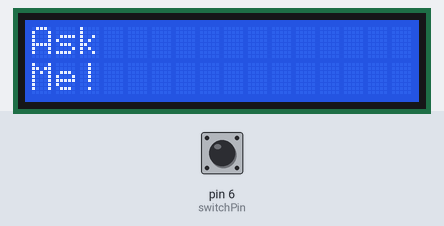
A sketch run on a simulated Arduino Uno, built with avr-gcc and run on an emulated ATmega328P. Parts: 16×2 character LCD. The test bench sets the inputs (shaded band); at power-on: pin 6 (switchPin) LOW. Random numbers use the default seed unless the sketch sets one.

Above: at 1.2 s.
1.3 s: pin 6 (switchPin) pulled HIGH for 0.15 s
At 2.6 s:
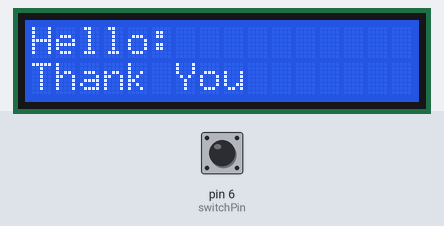
2.9 s: pin 6 (switchPin) pulled HIGH for 1 s
At 5.1 s:
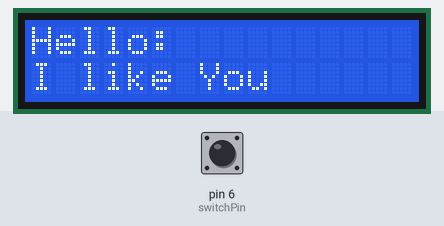
5.4 s: pin 6 (switchPin) pulsed HIGH 5 times (0.12 s each, 0.3 s apart)
At 6.7 s:
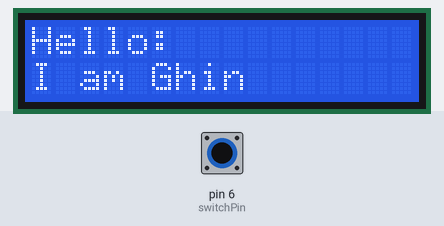
8.4 s: pin 6 (switchPin) pulled HIGH for 0.15 s
At 9.4 s:
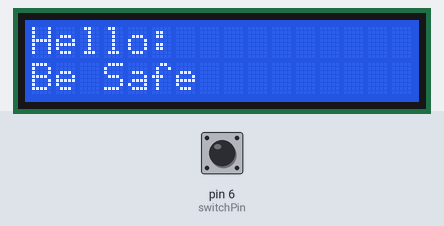
10.0 s: pin 6 (switchPin) pulled HIGH for 3.2 s
At 13.6 s:
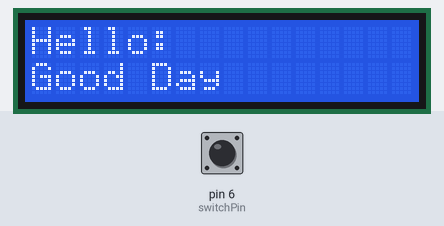
14.7 s: pin 6 (switchPin) pulled HIGH for 0.15 s
At 15.5 s:
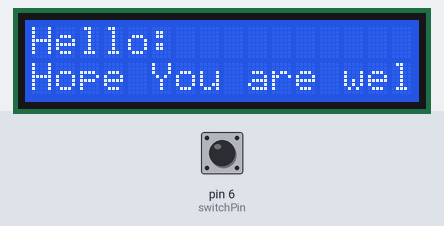
Timing chart, 0 to 17.3 s (numbered marks = the images above; inputs shaded):
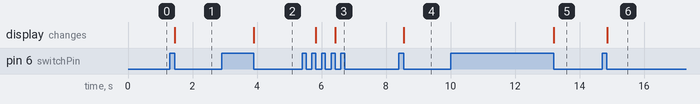

The sketch:

p11_CrystalBall.ino
```cpp
#include <LiquidCrystal.h>

LiquidCrystal lcd(12, 11, 5, 4, 3, 2);

const int switchPin = 6;
int switchState = 0;
int prevSwitchState = 0;
int reply;

void setup() {
  lcd.begin(16, 2);
  pinMode(switchPin, INPUT);


  lcd.print("Ask");

  lcd.setCursor(0, 1);

  lcd.print("Me!");
}

void loop() {

  switchState = digitalRead(switchPin);

  if (switchState != prevSwitchState) {

    if (switchState == LOW) {

      reply = random(8);

      lcd.clear();

      lcd.setCursor(0, 0);

      lcd.print("Hello:");

      lcd.setCursor(0, 1);


      switch (reply) {
        case 0:
          lcd.print("I am Ghin");
          break;

        case 1:
          lcd.print("I like You");
          break;

        case 2:
          lcd.print("How are You");
          break;

        case 3:
          lcd.print("Good Day");
          break;

        case 4:
          lcd.print("It's ok ");
          break;

        case 5:
          lcd.print("Hope You are well");
          break;

        case 6:
          lcd.print("Be Safe");
          break;

        case 7:
          lcd.print("Thank You");
          break;
      }
    }
  }

  prevSwitchState = switchState;
}
```

Measured:
- after the input at 1.3 s, the display: changes after 0.15 s (image 1)
- after the input at 2.9 s, the display: changes after 1.0 s (image 2)
- after the input at 5.4 s, the display: first changes after 0.42 s (image 3 shows a later state)
- after the input at 8.4 s, the display: changes after 0.15 s (image 4)
- after the input at 10.0 s, the display: changes after 3.2 s (image 5)
- after the input at 14.7 s, the display: changes after 0.16 s (image 6)
